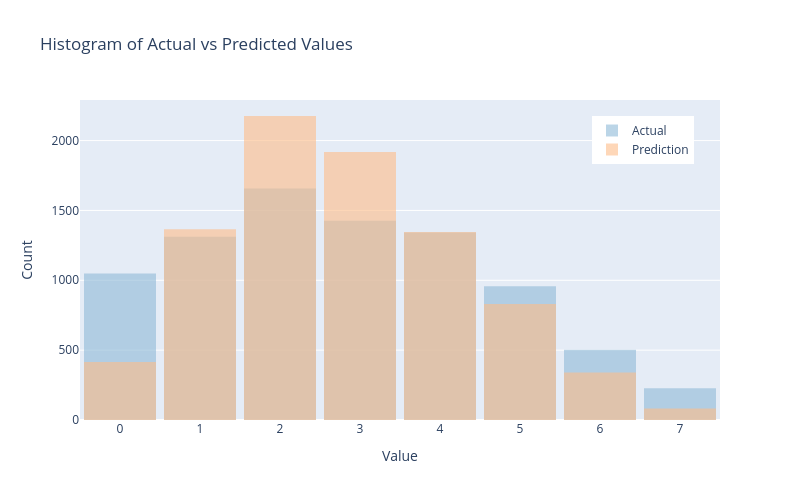

Notebook source saved alongside this figure:
### Code cell
plot_hist_plotly(results_test['actual'].cat.codes, results_test['prediction'])

### Figure 1 — Plotly figure (JSON) as saved in the notebook; plotly's stock layout.template omitted (floating-point values rounded to 4 significant figures; data arrays with more than 128 entries replaced by an {"elided": "..."} marker saying what was removed)
{"data": [{"marker": {"color": "#8fbad8"}, "name": "Actual", "opacity": 0.6, "type": "histogram", "x": {"elided": "8472 int values"}, "xbins": {"end": 7.5, "size": 1, "start": -0.5}}, {"marker": {"color": "#febd89"}, "name": "Prediction", "opacity": 0.6, "type": "histogram", "x": {"elided": "8472 int values"}, "xbins": {"end": 7.5, "size": 1, "start": -0.5}}], "layout": {"bargap": 0.1, "barmode": "overlay", "height": 500, "legend": {"x": 0.8, "y": 0.95}, "title": {"text": "Histogram of Actual vs Predicted Values<br>"}, "width": 800, "xaxis": {"dtick": 1, "tick0": 0, "tickmode": "linear", "title": {"text": "Value"}}, "yaxis": {"title": {"text": "Count"}}}}
